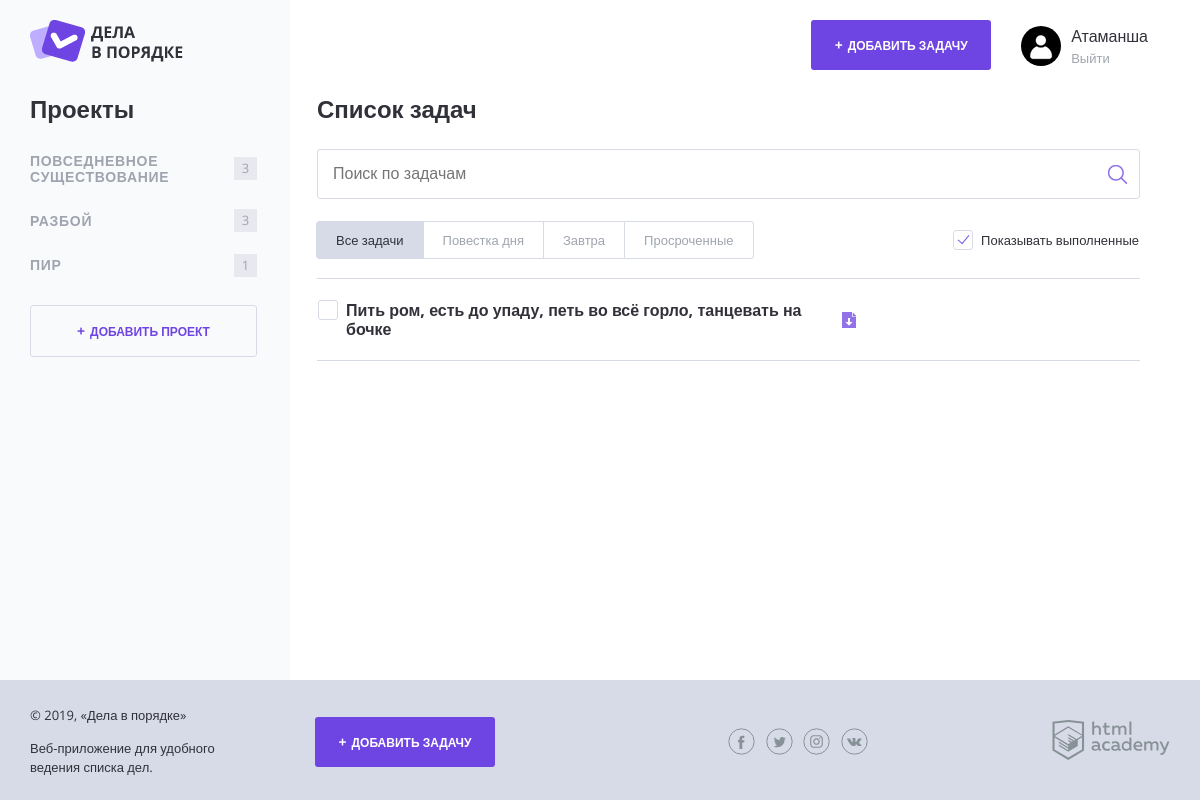
Screenshot of /?category=9 (signed in) with the database file from the repository.
### tables this page shows
CREATE TABLE categories (
  id INT AUTO_INCREMENT PRIMARY KEY,
  name CHAR(128) NOT NULL,
  user_id INT NOT NULL
);

CREATE TABLE tasks (
  id INT AUTO_INCREMENT PRIMARY KEY,
  user_id INT NOT NULL,
  category_id INT,
  name CHAR(128) NOT NULL,
  created_at TIMESTAMP NULL DEFAULT CURRENT_TIMESTAMP,
  done_at DATE NULL DEFAULT NULL,
  status INT DEFAULT 0,
  expires_at DATE NULL DEFAULT NULL,
  file_path CHAR(128)
);

### functions.php (called while the page is built, shortened)
<?php
function include_template(string $name, array $data): string {
    $name = 'templates/' . $name;
    extract($data);
    require $name;
    $result = ob_get_clean();
    return $result;
}
function countTasks(string $category_name, array $task_list): int {
    $tasks_sum = 0;
    foreach($task_list as $task) {
        if($category_name === $task['categories_name']) {
            $tasks_sum++;
        }
    }
    return $tasks_sum;
}
function isTaskExpired(string $end_date = null): bool {
    if(!$end_date) {
        return false;
    }
    $current_date = time();
    $expiry_date = strtotime($end_date) + 86400;
    $time_to_expiry = floor(($expiry_date - $current_date)/3600);
    return $time_to_expiry <= 48 && $time_to_expiry > 0;
}

### mysql_helper.php (called while the page is built, shortened)
<?php
function fetchData($link, string $sql): array {
    $result = mysqli_query($link, $sql);
    return mysqli_fetch_all($result, MYSQLI_ASSOC);
}
function getCategories($link, int $user_id): array {
    $sql_cat = "SELECT categories.id, categories.name FROM categories
                JOIN users ON categories.user_id = users.id
                WHERE users.id = $user_id";
    return fetchData($link, $sql_cat);
}
function getTasks($link, int $user_id): array {
    $sql_tasks = "SELECT tasks.name, tasks.created_at, tasks.expires_at, categories.name AS categories_name, status FROM tasks
        JOIN categories ON tasks.category_id = categories.id
        JOIN users ON categories.user_id = users.id
        WHERE users.id = $user_id";
    return fetchData($link, $sql_tasks);
}
function getTasksForCategory($link, int $user_id, int $category_id = null): array
{
    if (null === $category_id) {
        $sql_tasks = "SELECT tasks.id, tasks.name, tasks.created_at, tasks.expires_at, tasks.file_path, categories.name AS categories_name, status FROM tasks
            JOIN categories ON tasks.category_id = categories.id
            JOIN users ON categories.user_id = users.id
            WHERE users.id = $user_id
            ORDER BY tasks.created_at DESC";
    } else {
        $sql_tasks = "SELECT tasks.id, tasks.name, tasks.created_at, tasks.expires_at, tasks.file_path, categories.name AS categories_name, status FROM tasks
            JOIN categories ON tasks.category_id = categories.id
            JOIN users ON categories.user_id = users.id
            WHERE users.id = $user_id AND categories.id = $category_id
            ORDER BY tasks.created_at DESC";
    }
    return fetchData($link, $sql_tasks);
}

### templates/layout.php (the view, shortened to what this page needs)
<!DOCTYPE html>
<html lang="ru">
<head>
    <link rel="stylesheet" href="css/normalize.css">
    <link rel="stylesheet" href="css/style.css">
    <link rel="stylesheet" href="css/flatpickr.min.css">
</head>
<body class="<?= (!$user && !$isSignInOrRegister) ? 'body-background' :''; ?>">
<div class="page-wrapper">
    <div class="container <?= !$user ? '' : 'container--with-sidebar'; ?>">
        <header class="main-header">
            <a href="/">
                <img src="img/logo.png" width="153" height="42" alt="Логотип Дела в порядке">
            </a>
            <div class="main-header__side">
                <?php if(!$user): ?>
                    <a class="main-header__side-item button button--transparent" href="sign_in.php">Войти</a>
                <?php else: ?>
                <a class="main-header__side-item button button--plus open-modal" href="add.php">Добавить задачу</a>
                <div class="main-header__side-item user-menu">
                    <div class="user-menu__image">
                        <img src="img/user.png" width="40" height="40" alt="Пользователь">
                    </div>
                    <div class="user-menu__data">
                        <p><?=htmlspecialchars($user); ?></p>
                        <a href="/?exit">Выйти</a>
                    </div>
                </div>
                <?php endif; ?>
            </div>
        </header>
        <div class="content">
            <?php if($user): ?>
            <section class="content__side">
                <h2 class="content__side-heading">Проекты</h2>
                <nav class="main-navigation">
                    <ul class="main-navigation__list">
                    <?php foreach($category_list as $category): ?>
                        <li class="main-navigation__list-item">
                            <a class="main-navigation__list-item-link" href="/?category=<?= $category['id']; ?>"><?=htmlspecialchars($category['name']); ?></a>
                            <span class="main-navigation__list-item-count"><?=countTasks(htmlspecialchars($category['name']), $task_list); ?></span>
                        </li>
                    <?php endforeach; ?>
                    </ul>
                </nav>
                <a class="button button--transparent button--plus content__side-button"
                    href="add_project.php">Добавить проект</a>
            </section>
            <?php endif; ?>
            <main class="content__main">
                <?= $content ?>
            </main>
        </div>
    </div>
</div>
<footer class="main-footer">
    <div class="container">
        <div class="main-footer__copyright">
            <p>© 2019, «Дела в порядке»</p>
            <p>Веб-приложение для удобного ведения списка дел.</p>
        </div>
        <?php if($user): ?>
        <a class="main-footer__button button button--plus" href="add.php">Добавить задачу</a>
        <?php endif; ?>
        <div class="main-footer__social social">
            <a class="social__link social__link--facebook" href="#">
            </a>
            <a class="social__link social__link--twitter" href="#">
            </a>
            <a class="social__link social__link--instagram" href="#">
            </a>
            <a class="social__link social__link--vkontakte" href="#">
            </a>
        </div>
        <div class="main-footer__developed-by">
            <a href="https://htmlacademy.ru/intensive/php">
                <img src="img/htmlacademy.svg" alt="HTML Academy" width="118" height="40">
            </a>
        </div>
    </div>
</footer>
</body>
</html>

### templates/index.php (shortened to what this page needs)
<h2 class="content__main-heading">Список задач</h2>
<form class="search-form" action="index.php" method="post">
    <input class="search-form__input" type="text" name="" value="" placeholder="Поиск по задачам">
    <input class="search-form__submit" type="submit" name="" value="Искать">
</form>
<div class="tasks-controls">
    <nav class="tasks-switch">
        <a href="/" class="tasks-switch__item tasks-switch__item--active">Все задачи</a>
        <a href="/" class="tasks-switch__item">Повестка дня</a>
        <a href="/" class="tasks-switch__item">Завтра</a>
        <a href="/" class="tasks-switch__item">Просроченные</a>
    </nav>
    <label class="checkbox">
        <span class="checkbox__text">Показывать выполненные</span>
    </label>
</div>
<table class="tasks">
    <?php foreach($tasks_for_category as $task): ?>
    <?php if(!$task['status']): ?>
    <tr class="tasks__item task <?=isTaskExpired($task['expires_at']) ? 'task--important':''; ?>">
        <td class="task__select">
            <label class="checkbox task__checkbox">
                <span class="checkbox__text"><?=htmlspecialchars($task['name']); ?></span>
            </label>
        </td>
        <td class="task__file">
            <a class="download-link" href="<?= $task['file_path']; ?>"><?= $task['file_path']; ?></a>
        </td>
        <td class="task__date"><?=formatDate($task['expires_at']); ?></td>
    </tr>
    <? endif ?>
    <? endforeach; ?>
</table>

### rows the page displays
categories: name "ПОВСЕДНЕВНОЕ СУЩЕСТВОВАНИЕ", name "3"
categories: name "РАЗБОЙ", name "3"
categories: name "ПИР", name "1"
tasks: name "Пить ром, есть до упаду, петь во всё горло, танцевать на бочке"

### other values shown
$user "Атаманша"
